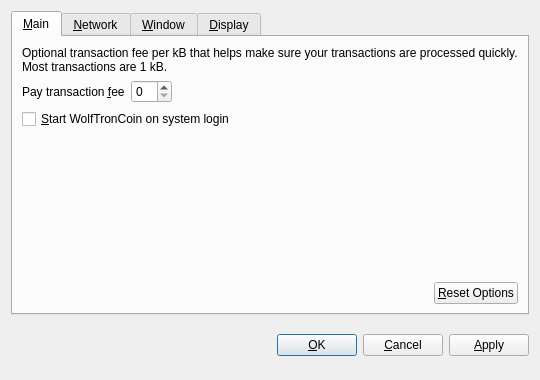
<?xml version="1.0" encoding="UTF-8"?>
<ui version="4.0">
 <class>OptionsDialog</class>
 <widget class="QDialog" name="OptionsDialog">
  <property name="geometry">
   <rect>
    <x>0</x>
    <y>0</y>
    <width>540</width>
    <height>380</height>
   </rect>
  </property>
  <property name="windowTitle">
   <string>Options</string>
  </property>
  <property name="modal">
   <bool>true</bool>
  </property>
  <layout class="QVBoxLayout" name="verticalLayout">
   <item>
    <widget class="QTabWidget" name="tabWidget">
     <property name="tabPosition">
      <enum>QTabWidget::North</enum>
     </property>
     <property name="currentIndex">
      <number>0</number>
     </property>
     <widget class="QWidget" name="tabMain">
      <attribute name="title">
       <string>&amp;Main</string>
      </attribute>
      <layout class="QVBoxLayout" name="verticalLayout_Main">
       <item>
        <widget class="QLabel" name="transactionFeeInfoLabel">
         <property name="text">
          <string>Optional transaction fee per kB that helps make sure your transactions are processed quickly. Most transactions are 1 kB.</string>
         </property>
         <property name="textFormat">
          <enum>Qt::PlainText</enum>
         </property>
         <property name="wordWrap">
          <bool>true</bool>
         </property>
        </widget>
       </item>
       <item>
        <layout class="QHBoxLayout" name="horizontalLayout_1_Main">
         <item>
          <widget class="QLabel" name="transactionFeeLabel">
           <property name="text">
            <string>Pay transaction &amp;fee</string>
           </property>
           <property name="textFormat">
            <enum>Qt::PlainText</enum>
           </property>
           <property name="buddy">
            <cstring>transactionFee</cstring>
           </property>
          </widget>
         </item>
         <item>
          <widget class="BitcoinAmountField" name="transactionFee"/>
         </item>
         <item>
          <spacer name="horizontalSpacer_1_Main">
           <property name="orientation">
            <enum>Qt::Horizontal</enum>
           </property>
           <property name="sizeHint" stdset="0">
            <size>
             <width>40</width>
             <height>20</height>
            </size>
           </property>
          </spacer>
         </item>
        </layout>
       </item>
       <item>
        <widget class="QCheckBox" name="bitcoinAtStartup">
         <property name="toolTip">
          <string>Automatically start WolfTronCoin after logging in to the system.</string>
         </property>
         <property name="text">
          <string>&amp;Start WolfTronCoin on system login</string>
         </property>
        </widget>
       </item>
       <item>
        <spacer name="verticalSpacer_Main">
         <property name="orientation">
          <enum>Qt::Vertical</enum>
         </property>
         <property name="sizeHint" stdset="0">
          <size>
           <width>20</width>
           <height>40</height>
          </size>
         </property>
        </spacer>
       </item>
       <item>
        <layout class="QHBoxLayout" name="horizontalLayout_2_Main">
         <item>
          <spacer name="horizontalSpacer_2_Main">
           <property name="orientation">
            <enum>Qt::Horizontal</enum>
           </property>
           <property name="sizeHint" stdset="0">
            <size>
             <width>40</width>
             <height>20</height>
            </size>
           </property>
          </spacer>
         </item>
         <item>
          <widget class="QPushButton" name="resetButton">
           <property name="toolTip">
            <string>Reset all client options to default.</string>
           </property>
           <property name="text">
            <string>&amp;Reset Options</string>
           </property>
           <property name="autoDefault">
            <bool>false</bool>
           </property>
          </widget>
         </item>
        </layout>
       </item>
      </layout>
     </widget>
     <widget class="QWidget" name="tabNetwork">
      <attribute name="title">
       <string>&amp;Network</string>
      </attribute>
      <layout class="QVBoxLayout" name="verticalLayout_Network">
       <item>
        <widget class="QCheckBox" name="mapPortUpnp">
         <property name="toolTip">
          <string>Automatically open the WolfTronCoin client port on the router. This only works when your router supports UPnP and it is enabled.</string>
         </property>
         <property name="text">
          <string>Map port using &amp;UPnP</string>
         </property>
        </widget>
       </item>
       <item>
        <widget class="QCheckBox" name="connectSocks">
         <property name="toolTip">
          <string>Connect to the WolfTronCoin network through a SOCKS proxy (e.g. when connecting through Tor).</string>
         </property>
         <property name="text">
          <string>&amp;Connect through SOCKS proxy:</string>
         </property>
        </widget>
       </item>
       <item>
        <layout class="QHBoxLayout" name="horizontalLayout_Network">
         <item>
          <widget class="QLabel" name="proxyIpLabel">
           <property name="text">
            <string>Proxy &amp;IP:</string>
           </property>
           <property name="textFormat">
            <enum>Qt::PlainText</enum>
           </property>
           <property name="buddy">
            <cstring>proxyIp</cstring>
           </property>
          </widget>
         </item>
         <item>
          <widget class="QValidatedLineEdit" name="proxyIp">
           <property name="maximumSize">
            <size>
             <width>140</width>
             <height>16777215</height>
            </size>
           </property>
           <property name="toolTip">
            <string>IP address of the proxy (e.g. 127.0.0.1)</string>
           </property>
          </widget>
         </item>
         <item>
          <widget class="QLabel" name="proxyPortLabel">
           <property name="text">
            <string>&amp;Port:</string>
           </property>
           <property name="textFormat">
            <enum>Qt::PlainText</enum>
           </property>
           <property name="buddy">
            <cstring>proxyPort</cstring>
           </property>
          </widget>
         </item>
         <item>
          <widget class="QLineEdit" name="proxyPort">
           <property name="maximumSize">
            <size>
             <width>55</width>
             <height>16777215</height>
            </size>
           </property>
           <property name="toolTip">
            <string>Port of the proxy (e.g. 9050)</string>
           </property>
          </widget>
         </item>
         <item>
          <widget class="QLabel" name="socksVersionLabel">
           <property name="text">
            <string>SOCKS &amp;Version:</string>
           </property>
           <property name="textFormat">
            <enum>Qt::PlainText</enum>
           </property>
           <property name="buddy">
            <cstring>socksVersion</cstring>
           </property>
          </widget>
         </item>
         <item>
          <widget class="QValueComboBox" name="socksVersion">
           <property name="toolTip">
            <string>SOCKS version of the proxy (e.g. 5)</string>
           </property>
          </widget>
         </item>
         <item>
          <spacer name="horizontalSpacer_Network">
           <property name="orientation">
            <enum>Qt::Horizontal</enum>
           </property>
           <property name="sizeHint" stdset="0">
            <size>
             <width>40</width>
             <height>20</height>
            </size>
           </property>
          </spacer>
         </item>
        </layout>
       </item>
       <item>
        <spacer name="verticalSpacer_Network">
         <property name="orientation">
          <enum>Qt::Vertical</enum>
         </property>
         <property name="sizeHint" stdset="0">
          <size>
           <width>20</width>
           <height>40</height>
          </size>
         </property>
        </spacer>
       </item>
      </layout>
     </widget>
     <widget class="QWidget" name="tabWindow">
      <attribute name="title">
       <string>&amp;Window</string>
      </attribute>
      <layout class="QVBoxLayout" name="verticalLayout_Window">
       <item>
        <widget class="QCheckBox" name="minimizeToTray">
         <property name="toolTip">
          <string>Show only a tray icon after minimizing the window.</string>
         </property>
         <property name="text">
          <string>&amp;Minimize to the tray instead of the taskbar</string>
         </property>
        </widget>
       </item>
       <item>
        <widget class="QCheckBox" name="minimizeOnClose">
         <property name="toolTip">
          <string>Minimize instead of exit the application when the window is closed. When this option is enabled, the application will be closed only after selecting Quit in the menu.</string>
         </property>
         <property name="text">
          <string>M&amp;inimize on close</string>
         </property>
        </widget>
       </item>
       <item>
        <spacer name="verticalSpacer_Window">
         <property name="orientation">
          <enum>Qt::Vertical</enum>
         </property>
         <property name="sizeHint" stdset="0">
          <size>
           <width>20</width>
           <height>40</height>
          </size>
         </property>
        </spacer>
       </item>
      </layout>
     </widget>
     <widget class="QWidget" name="tabDisplay">
      <attribute name="title">
       <string>&amp;Display</string>
      </attribute>
      <layout class="QVBoxLayout" name="verticalLayout_Display">
       <item>
        <layout class="QHBoxLayout" name="horizontalLayout_1_Display">
         <item>
          <widget class="QLabel" name="langLabel">
           <property name="text">
            <string>User Interface &amp;language:</string>
           </property>
           <property name="textFormat">
            <enum>Qt::PlainText</enum>
           </property>
           <property name="buddy">
            <cstring>lang</cstring>
           </property>
          </widget>
         </item>
         <item>
          <widget class="QValueComboBox" name="lang">
           <property name="toolTip">
            <string>The user interface language can be set here. This setting will take effect after restarting WolfTronCoin.</string>
           </property>
          </widget>
         </item>
        </layout>
       </item>
       <item>
        <layout class="QHBoxLayout" name="horizontalLayout_2_Display">
         <item>
          <widget class="QLabel" name="unitLabel">
           <property name="text">
            <string>&amp;Unit to show amounts in:</string>
           </property>
           <property name="textFormat">
            <enum>Qt::PlainText</enum>
           </property>
           <property name="buddy">
            <cstring>unit</cstring>
           </property>
          </widget>
         </item>
         <item>
          <widget class="QValueComboBox" name="unit">
           <property name="toolTip">
            <string>Choose the default subdivision unit to show in the interface and when sending coins.</string>
           </property>
          </widget>
         </item>
        </layout>
       </item>
       <item>
        <widget class="QCheckBox" name="displayAddresses">
         <property name="toolTip">
          <string>Whether to show WolfTronCoin addresses in the transaction list or not.</string>
         </property>
         <property name="text">
          <string>&amp;Display addresses in transaction list</string>
         </property>
        </widget>
       </item>
       <item>
        <spacer name="verticalSpacer_Display">
         <property name="orientation">
          <enum>Qt::Vertical</enum>
         </property>
         <property name="sizeHint" stdset="0">
          <size>
           <width>20</width>
           <height>40</height>
          </size>
         </property>
        </spacer>
       </item>
      </layout>
     </widget>
    </widget>
   </item>
   <item>
    <layout class="QHBoxLayout" name="horizontalLayout_Buttons">
     <item>
      <spacer name="horizontalSpacer_1">
       <property name="orientation">
        <enum>Qt::Horizontal</enum>
       </property>
       <property name="sizeHint" stdset="0">
        <size>
         <width>40</width>
         <height>48</height>
        </size>
       </property>
      </spacer>
     </item>
     <item>
      <widget class="QLabel" name="statusLabel">
       <property name="font">
        <font>
         <weight>75</weight>
         <bold>true</bold>
        </font>
       </property>
       <property name="text">
        <string/>
       </property>
       <property name="textFormat">
        <enum>Qt::PlainText</enum>
       </property>
       <property name="wordWrap">
        <bool>true</bool>
       </property>
      </widget>
     </item>
     <item>
      <spacer name="horizontalSpacer_2">
       <property name="orientation">
        <enum>Qt::Horizontal</enum>
       </property>
       <property name="sizeHint" stdset="0">
        <size>
         <width>40</width>
         <height>48</height>
        </size>
       </property>
      </spacer>
     </item>
     <item>
      <widget class="QPushButton" name="okButton">
       <property name="text">
        <string>&amp;OK</string>
       </property>
      </widget>
     </item>
     <item>
      <widget class="QPushButton" name="cancelButton">
       <property name="text">
        <string>&amp;Cancel</string>
       </property>
       <property name="autoDefault">
        <bool>false</bool>
       </property>
      </widget>
     </item>
     <item>
      <widget class="QPushButton" name="applyButton">
       <property name="text">
        <string>&amp;Apply</string>
       </property>
       <property name="autoDefault">
        <bool>false</bool>
       </property>
      </widget>
     </item>
    </layout>
   </item>
  </layout>
 </widget>
 <customwidgets>
  <customwidget>
   <class>BitcoinAmountField</class>
   <extends>QSpinBox</extends>
   <header>bitcoinamountfield.h</header>
  </customwidget>
  <customwidget>
   <class>QValueComboBox</class>
   <extends>QComboBox</extends>
   <header>qvaluecombobox.h</header>
  </customwidget>
  <customwidget>
   <class>QValidatedLineEdit</class>
   <extends>QLineEdit</extends>
   <header>qvalidatedlineedit.h</header>
  </customwidget>
 </customwidgets>
 <resources/>
 <connections/>
</ui>
